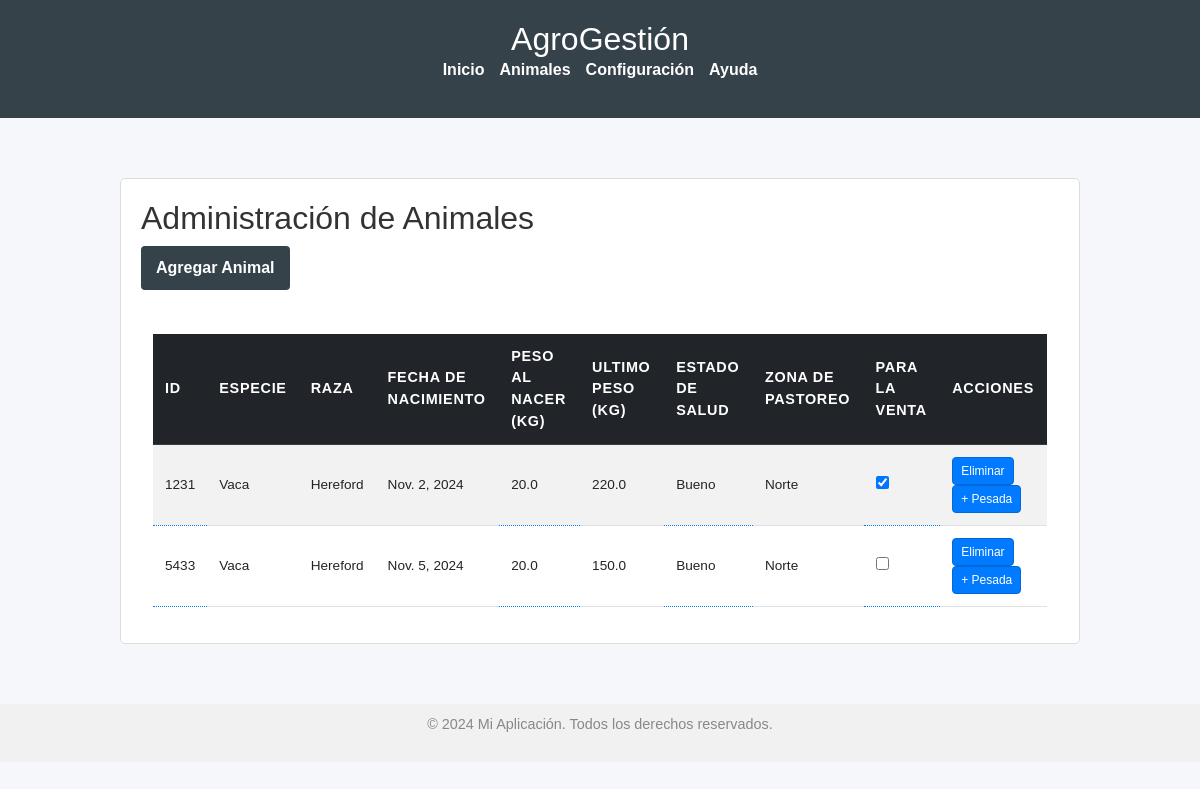
The page /admin_animales/ on the database as committed earlier.
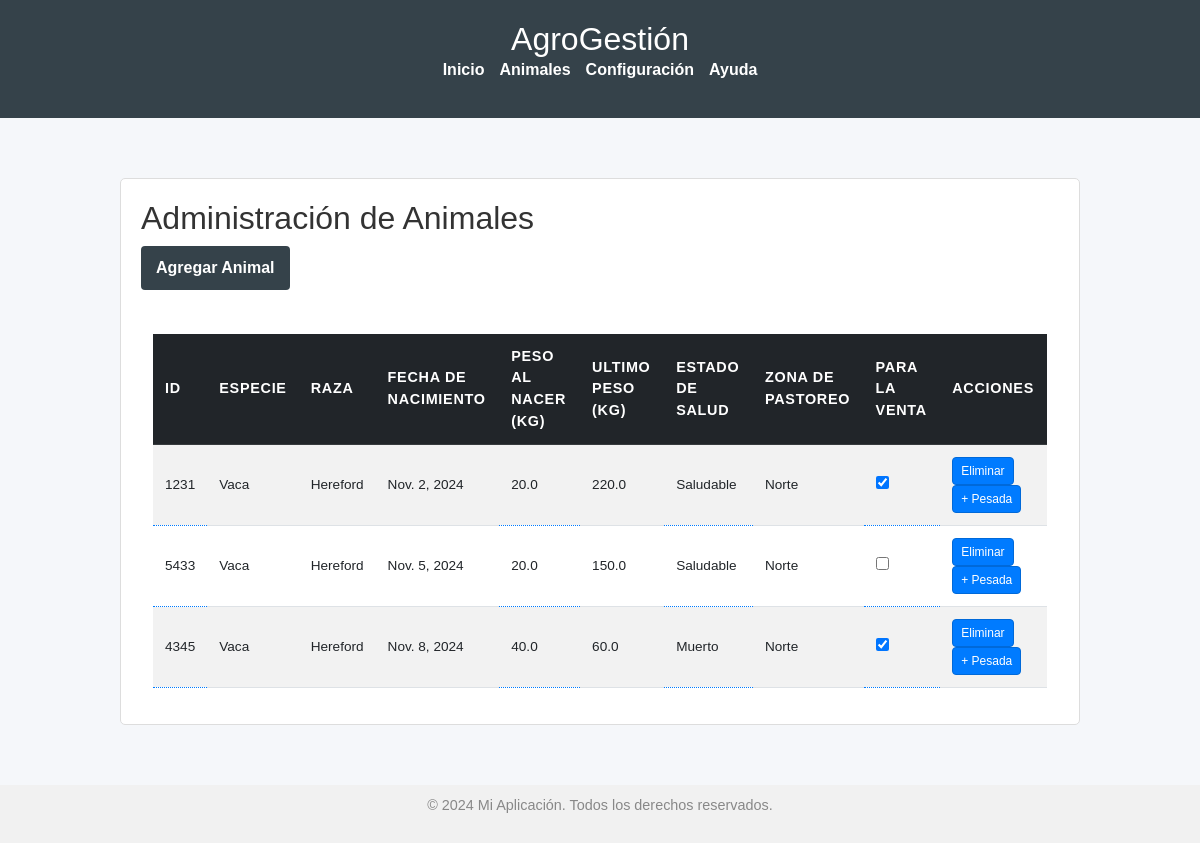
The same page on the database as committed later.
### ganaderia/models.py (models this page shows, shortened)
class Animal(models.Model):
    identifier = models.CharField(max_length=50, unique=True)  # Código de identificación único
    species = models.CharField(max_length=100)                 # Especie (vaca, toro, etc.)
    breed = models.ForeignKey('Breed', on_delete=models.SET_NULL, null=True)  # Relación a Breed
    birth_date = models.DateField()                            # Fecha de nacimiento
    birth_weight = models.FloatField(default=0)                          # Peso de nacimiento
    health_status = models.CharField(max_length=100)           # Estado de salud (Ej: "Saludable", "Enfermo")
    pasture_zone = models.ForeignKey('PastureZone', on_delete=models.SET_NULL, null=True)  # Zona de pastoreo actual
    is_for_sale = models.BooleanField(default=False)           # Para marcar animales listos para la venta
    date_added = models.DateTimeField(default=timezone.now)    # Fecha de registro
    def latest_weight(self):
        latest_record = self.weight_records.order_by('-date_recorded').first()
        return latest_record.weight if latest_record else None
    def latest_weight_recorded(self):
        latest_record = self.weight_records.order_by('-date_recorded').first()
        return latest_record.date_recorded if latest_record else None

class Breed(models.Model):
    name = models.CharField(max_length=100, unique=True)  # Nombre de la raza, único
    description = models.TextField(blank=True, null=True)  # Descripción opcional de la raza
    def __str__(self):
        return self.name

class WeightRecord(models.Model):
    animal = models.ForeignKey(Animal, related_name='weight_records', on_delete=models.CASCADE)  # Relación a Animal
    weight = models.FloatField()                           # Peso en kg
    date_recorded = models.DateField(default=timezone.now)  # Fecha del registro de peso

class PastureZone(models.Model):
    name = models.CharField(max_length=100)                   # Nombre de la zona
    area_size = models.FloatField(default=0)                           # Tamaño en hectáreas
    grazing_capacity = models.IntegerField(default=0)                  # Capacidad de pastoreo en número de animales
    current_animals = models.ManyToManyField(Animal, blank=True, related_name='zones')  # Animales actualmente en la zona
    is_active = models.BooleanField(default=True)             # Zona activa o en descanso
    def __str__(self):
        return self.name

### ganaderia/views.py (the view)
# urls.py: path('admin_animales/', admin_animales, name='admin_animales'),
def admin_animales(request):
    animals_list = Animal.objects.all()
    breeds_list = Breed.objects.all()
    return render(request, 'admin_animales.html', {'animals_list': animals_list, 'breeds_list': breeds_list})

### ganaderia/templates/admin_animales.html (shortened to what this page needs)
{% extends "base.html" %}
{% block content %}
    <div class="panel-container">
            <section class="panel" id="animals-panel">
                  <h2>Administración de Animales</h2>
                  <button id="show-form-button" onclick="toggleForm()" class="add-animal-btn">Agregar Animal</button>
                  <div id="list-animales">
                      <div class="container mt-4">
                          <div class="table-responsive">
                              <table class="table table-striped table-hover align-middle animal-grid" id="animalTable">
                                  <thead class="table-dark">
                                      <tr>
                                          <th>ID</th>
                                          <th>Especie</th>
                                          <th>Raza</th>
                                          <th>Fecha de Nacimiento</th>
                                          <th>Peso al nacer (kg)</th>
                                          <th>Ultimo Peso (kg)</th>
                                          <th>Estado de Salud</th>
                                          <th>Zona de Pastoreo</th>
                                          <th>Para la Venta</th>
                                          <th>Acciones</th>
                                      </tr>
                                  </thead>
                                  <tbody>
                                      {% for animal in animals_list%}
                                        <tr data-animal-id="{{ animal.id }}">
                                            <td class="editable" data-field="identifier">{{ animal.identifier }} </td>
                                            <td data-field="species">{{ animal.species }}</td>
                                            <td data-field="breed">{{ animal.breed }}</td>
                                            <td data-field="birth_date">{{ animal.birth_date }}</td>
                                            <td class="editable" data-field="birth_weight">{{ animal.birth_weight }}</td>
                                            <td data-field="latest_weight" title="{{animal.latest_weight_recorded}}">{{ animal.latest_weight }}</td>
                                            <td class="editable" data-field="health_status">{{ animal.health_status }}</td>
                                            <td data-field="pasture_zone">{{ animal.pasture_zone }}</td>
                                            <td class="editable" data-field="is_for_sale" data-animal-id="{{ animal.id }}">
                                                <input type="checkbox" class="sale-checkbox" {% if animal.is_for_sale %}checked{% endif %}>
                                            </td>
                                            <td>
                                                <button class="btn btn-danger btn-sm" onclick="confirmDelete({{ animal.id }})" >Eliminar</button>
                                                <button class="btn btn-danger btn-sm" onclick="toggleFormPeso({{ animal.id }})" >+ Pesada</button>
                                            </td>
                                        </tr>
                                      {% endfor %}
                                  </tbody>
                              </table>
                          </div>
                      </div>
                  </div>
            </section>
        </div>
{% endblock %}

### ganaderia/templates/base.html (shortened to what this page needs)
<!DOCTYPE html>{% load static %}
<html lang="en">
<head>
    <link rel="stylesheet" href="https://cdnjs.cloudflare.com/ajax/libs/font-awesome/5.15.4/css/all.min.css">
    <link
        rel="stylesheet"
        href="https://cdn.jsdelivr.net/npm/bootstrap@5.3.0/dist/css/bootstrap.min.css"
    >
    <link rel="stylesheet" href="{% static 'css/styles.css' %}">
</head>
<body>
    <header>
          <h1>AgroGestión</h1>
        <nav>
            <ul>
                <li><a href="{% url 'main' %}">Inicio</a></li>
                <li><a href="{% url 'admin_animales' %}">Animales</a></li>
                <li><a href="{% url 'settings' %}">Configuración</a></li>
                <li><a href="{% url 'help' %}">Ayuda</a></li>
            </ul>
        </nav>
    </header>
    <main>
        {% block content %}{% endblock %}
    </main>
    <footer>
        <p>&copy; 2024 Mi Aplicación. Todos los derechos reservados.</p>
    </footer>
</body>
</html>

### ganaderia/static/css/styles.css (style rules this page uses)
body { font-family: Arial, sans-serif; margin: 0; padding: 0; background-color: #f5f7fa; color: #333; }
header { background-color: #35424a; padding: 20px; color: #ffffff; text-align: center; }
header h1 { margin: 0; font-size: 2rem; }
nav ul { list-style: none; padding: 0; display: flex; justify-content: center; gap: 15px; }
nav ul li a { color: #ffffff; text-decoration: none; font-weight: bold; }
.panel-container { display: flex; gap: 20px; max-width: 1000px; margin: 40px auto; padding: 20px; }
#animals-panel { padding: 20px; border: 1px solid #ddd; border-radius: 5px; background-color: #ffffff; }
#show-form-button { padding: 10px 15px; font-size: 1rem; background-color: #35424a; color: #ffffff; border: none; border-radius: 4px; cursor: pointer; transition: background-color 0.3s ease; margin-bottom: 20px; }
footer { text-align: center; padding: 10px; background-color: #f1f1f1; color: #888; font-size: 0.9rem; }
.animal-grid { font-size: 0.85rem; }
.animal-grid thead th { font-size: 0.9rem; text-transform: uppercase; letter-spacing: 0.05em; }
.animal-grid td, .animal-grid th { padding: 0.75rem; vertical-align: middle; }
.animal-grid td button, .add-animal-btn { font-size: 0.8rem; padding: 4px 10px; color: #ffffff; border: none; border-radius: 4px; cursor: pointer; transition: background-color 0.3s ease, color 0.3s ease; }
.animal-grid td button { font-size: 0.75rem; padding: 4px 8px; background-color: #007bff; border: 1px solid #0069d9; }
.add-animal-btn { background-color: #28a745; font-weight: bold; }

### ganaderia/templates/base.html (style rules this page uses)
.editable { cursor: pointer; border-bottom: 1px dotted #007bff; color: #007bff; }

Rows that differ between the two databases and show on the page:
changed Animal "Nov. 2, 2024": health_status "Bueno" → "Saludable"
changed Animal "Nov. 5, 2024": health_status "Bueno" → "Saludable"
added Animal: identifier "4345", species "Vaca", breed "Hereford", birth_date "Nov. 8, 2024", birth_weight "40.0", latest_weight "60.0", health_status "Muerto", pasture_zone "Norte", is_for_sale "☑"
